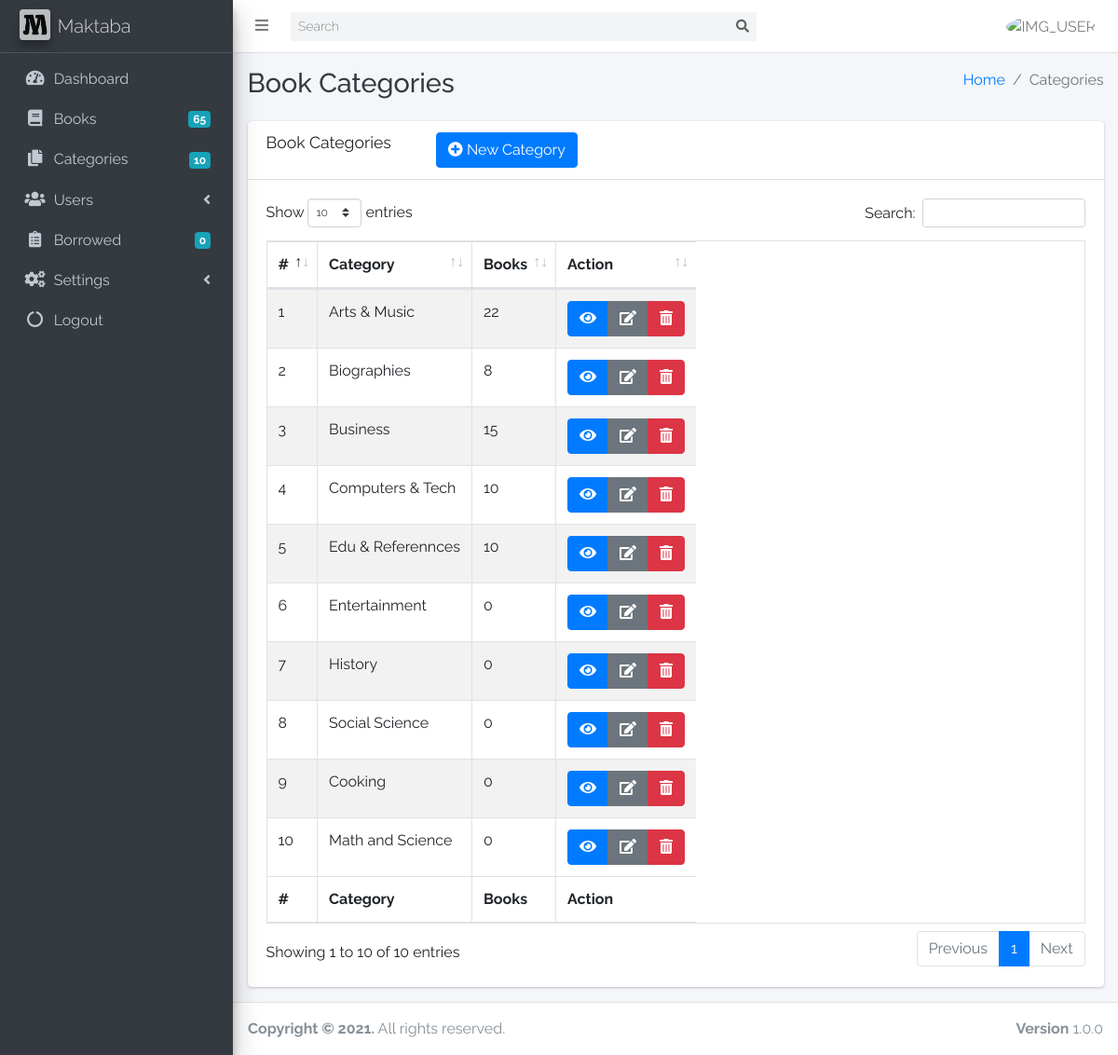
/categories.php, run on the app's committed database.
### tables this page shows
CREATE TABLE `l_category` (
  `id` int(11) NOT NULL,
  `name` varchar(100) DEFAULT NULL
);

### includes/data.php (called while the page is built, shortened)
<?php
    function decurl($id){
        $originalId = $id/1321;
        return $originalId;
    }
    function getTable($table, $cols='*'){
        global $con; $all =array();
        $q = "SELECT $cols FROM $table";
        $r = mysqli_query($con,$q);
        return $r;
    }
    function getValue($table,$conditions, $col){
        global $con;
        $q = "SELECT $col FROM $table WHERE $conditions";
        $r = mysqli_fetch_assoc(mysqli_query($con,$q));
        return $r[$col];
    }
    function getCount($table,$condition,$cols='*'){
        global $con;
        $q = "SELECT $cols FROM $table WHERE $condition";
        $r = mysqli_num_rows(mysqli_query($con,$q));
        return $r;
    }
    function getTotal($table, $condition, $cols){
        global $con;
        $q = "SELECT sum($cols) AS Total FROM $table WHERE $condition";
        $r = mysqli_fetch_assoc(mysqli_query($con, $q));
        if($r['Total']>0){return $r['Total'];}
        else{return 0;}
    }

### categories.php (the view, shortened to what this page needs)
<?php include 'controllers/base/head.php'; ?>
<body class="hold-transition sidebar-mini layout-fixed layout-navbar-fixed layout-footer-fixed">
<div class="wrapper">
    <?php include 'controllers/nav/nav.php'; ?>
    <?php include 'controllers/nav/side.nav.php'; ?>
    <div class="content-wrapper">
        <div class="content-header">
            <div class="container-fluid">
                <div class="row mb-2">
                    <div class="col-sm-6">
                        <h1 class="m-0 text-dark">Book Categories</h1>
                    </div>
                    <div class="col-sm-6">
                        <ol class="breadcrumb float-sm-right">
                            <li class="breadcrumb-item"><a href="#">Home</a></li>
                            <li class="breadcrumb-item active">Categories</li>
                        </ol>
                    </div>
                </div>
            </div>
        </div>
        <section class="content">
            <div class="container-fluid">
                <div class="row">
                    <div class="col-12">
                        <div class="card">
                            <div class="card-header">
                                <h3 class="card-title">Book Categories</h3>
                                <button class="btn btn-primary ml-5" data-toggle="modal" data-target="#modal-lg"><i class="fas fa-plus-circle"></i> New Category</button>
                            </div>
                            <div class="card-body">
                                <table id="example1" class="table table-responsive table-bordered table-striped">
                                    <thead>
                                    <tr>
                                        <th scope="col">#</th>
                                        <th scope="col">Category</th>
                                        <th scope="col">Books</th>
                                        <th scope="col">Action</th>
                                    </tr>
                                    </thead>
                                    <tbody>
                                    <?php
                                    $i=1;
                                    $st = getTable('l_category');
                                    while($sts=mysqli_fetch_object($st)){ ?>
                                        <tr>
                                            <td><?php echo $i; ?></td>
                                            <td><?php echo $sts->name; ?></td>
                                            <td><?php echo getTotal('l_books',"category='$sts->id'",'books'); ?></td>
                                            <td class="justify-content-center">
                                                <div class="btn-group" role="group" aria-label="Basic example">
                                                    <button class="btn btn-primary categoryView" data-toggle="modal" data-target="#modal-lg" value="<?php echo $sts->id ?>" c_name="<?php echo $sts->name; ?>"><i class="fas fa-eye"></i></button>
                                                    <button class="btn btn-secondary categoryEdit" data-toggle="modal" data-target="#modal-lg" value="<?php echo $sts->id ?>" c_name="<?php echo $sts->name; ?>"><i class="fas fa-edit"></i></button>
                                                    <button class="btn btn-danger categoryDelete" value="<?php echo $sts->id ?>" c_name="<?php echo $sts->name; ?>"><i class="fas fa-trash-alt"></i></button>
                                                </div>
                                            </td>
                                        </tr>
                                    <?php $i++; } ?>
                                    </tbody>
                                    <tfoot>
                                    <tr>
                                        <th scope="col">#</th>
                                        <th scope="col">Category</th>
                                        <th scope="col">Books</th>
                                        <th scope="col">Action</th>
                                    </tr>
                                    </tfoot>
                                </table>
                            </div>
                        </div>
                    </div>
                </div>
            </div>
        </section>
    </div>
    <?php include 'controllers/base/footer.php'; ?>
</div>
</body>
</html>

### controllers/base/head.php (shortened to what this page needs)
<!DOCTYPE html>
<html lang="en">
<head>
<?php
    include 'includes/conn.php';
    include 'includes/data.php';
    include 'controllers/base/css.php';
?>
</head>

### controllers/base/css.php (shortened to what this page needs)
<link rel="stylesheet" href="assets/plugins/fontawesome-free/css/all.min.css">
<link rel="stylesheet" href="https://code.ionicframework.com/ionicons/2.0.1/css/ionicons.min.css">
<link rel="stylesheet" href="assets/plugins/daterangepicker/daterangepicker.css">
<link rel="stylesheet" href="assets/plugins/icheck-bootstrap/icheck-bootstrap.min.css">
<link rel="stylesheet" href="assets/plugins/jquery-ui/jquery-ui.css">
<link rel="stylesheet" href="assets/plugins/select2/css/select2.min.css">
<link rel="stylesheet" href="assets/plugins/select2-bootstrap4-theme/select2-bootstrap4.min.css">
<link rel="stylesheet" href="assets/plugins/sweetalert2-theme-bootstrap-4/bootstrap-4.min.css">
<link rel="stylesheet" href="assets/plugins/toastr/toastr.min.css">
<link rel="stylesheet" href="assets/plugins/overlayScrollbars/css/OverlayScrollbars.min.css">
<link rel="stylesheet" href="assets/plugins/datatables-bs4/css/dataTables.bootstrap4.min.css">
<link rel="stylesheet" href="assets/plugins/datatables-responsive/css/responsive.bootstrap4.min.css">
<link rel="stylesheet" href="assets/css/adminlte.min.css">

### controllers/nav/nav.php (shortened to what this page needs)
<nav class="main-header navbar navbar-expand navbar-white navbar-light">
    <ul class="navbar-nav">
        <li class="nav-item">
            <a class="nav-link" data-widget="pushmenu" href="#" role="button"><i class="fas fa-bars"></i></a>
        </li>
    </ul>
    <form class="form-inline ml-2">
        <div class="input-group input-group-sm search">
            <input class="form-control form-control-navbar searchform" type="search" placeholder="Search" aria-label="Search">
            <div class="input-group-append">
                <button class="btn btn-navbar" type="submit">
                    <i class="fas fa-search"></i>
                </button>
            </div>
        </div>
    </form>
    <ul class="navbar-nav ml-auto">
        <li class="nav-item dropdown">
            <a class="nav-link" data-toggle="dropdown" href="#">
                <img class="avatar" src="<?php $id=decurl($_SESSION['maktaba_']); echo getValue('l_staff',"id='$id'","avatar"); ?>" width="30" height="30" alt="IMG_USER" />
            </a>
        </li>
    </ul>
</nav>

### controllers/nav/side.nav.php (shortened to what this page needs)
<aside class="main-sidebar sidebar-dark-primary elevation-4">
    <a href="" class="brand-link">
        <img src="assets/img/logo.png" alt="AdminLTE Logo" class="brand-image elevation-3"
             style="opacity: .8">
        <span class="brand-text font-weight-light">Maktaba</span>
    </a>
    <div class="sidebar">
        <nav class="mt-2">
            <ul class="nav nav-pills nav-sidebar flex-column" data-widget="treeview" role="menu" data-accordion="false">
                <li class="nav-item">
                    <a href="home?a=d" class="nav-link <?php echo selected($_GET['a'],"d","active"); ?>">
                        <i class="nav-icon fas fa-tachometer-alt"></i>
                        <p>
                            Dashboard
                        </p>
                    </a>
                </li>
                <li class="nav-item">
                    <a href="books?a=b" class="nav-link <?php echo selected($_GET['a'],"b","active"); ?>">
                        <i class="nav-icon fas fa-book"></i>
                        <p>
                            Books
                            <span class="badge badge-info right"><?php echo getTotal('l_books',"status='1'",'books'); ?></span>
                        </p>
                    </a>
                </li>
                <li class="nav-item">
                    <a href="categories?a=c" class="nav-link <?php echo selected($_GET['a'],"c","active"); ?>">
                        <i class="nav-icon fas fa-copy"></i>
                        <p>
                            Categories
                            <span class="badge badge-info right"><?php echo getCount('l_category',"id>0"); ?></span>
                        </p>
                    </a>
                </li>
                <li class="nav-item has-treeview">
                    <a href="#" class="nav-link">
                        <i class="nav-icon fas fa-users"></i>
                        <p>
                            Users
                            <i class="fas fa-angle-left right"></i>
                        </p>
                    </a>
                </li>
                <li class="nav-item ">
                    <a href="borrowed?a=bo" class="nav-link <?php echo selected($_GET['a'],"bo","active"); ?>">
                        <i class="nav-icon fas fa-clipboard-list"></i>
                        <p>
                            Borrowed
                            <span class="badge badge-info right"><?php echo getCount('l_borrowed',"borrow_status='1'"); ?></span>
                        </p>
                    </a>
                </li>
                <li class="nav-item has-treeview">
                    <a href="#" class="nav-link">
                        <i class="nav-icon fas fa-cogs"></i>
                        <p>
                            Settings
                            <i class="fas fa-angle-left right"></i>
                        </p>
                    </a>
                </li>
                <li class="nav-item ">
                    <a href="components/log-out.php" class="nav-link">
                        <i class="nav-icon fas fa-circle-notch"></i>
                        <p>
                            Logout
                        </p>
                    </a>
                </li>
            </ul>
        </nav>
    </div>
</aside>

### controllers/base/footer.php
<footer class="main-footer">
    <strong>Copyright &copy; 2021.</strong>
    All rights reserved.
    <div class="float-right d-none d-sm-inline-block">
        <b>Version</b> 1.0.0
    </div>
</footer>

### controllers/base/css.php (style rules this page uses)
body { font-family: 'Raleway', sans-serif !important; }
.search { width: 500px; }
@media (min-width: 300px) { .search { width: 126px !important; } }
@media (min-width: 400px) { .search { width: 200px !important; } }
@media (min-width: 576px) { .search { width: 350px !important; } }
@media (min-width: 768px) { .search { width: 500px !important; } }
@media (min-width: 992px) { .search { width: 500px !important; } }
@media (min-width: 1200px) { .search { max-width: 500px !important; } }
.avatar { border-radius: 50%; }

### data on the page
l_category: name "Arts & Music", id "22"
l_category: name "Biographies", id "8"
l_category: name "Business", id "15"
l_category: name "Computers & Tech", id "10"
l_category: name "Edu & Referennces", id "10"
l_category: name "Entertainment", id "0"
l_category: name "History", id "0"
l_category: name "Social Science", id "0"
l_category: name "Cooking", id "0"
l_category: name "Math and Science", id "0"

### other printed values
getTotal('l_books',"status='1'",'books') "65"
getCount('l_category',"id>0") "10"
getCount('l_borrowed',"borrow_status='1'") "0"
